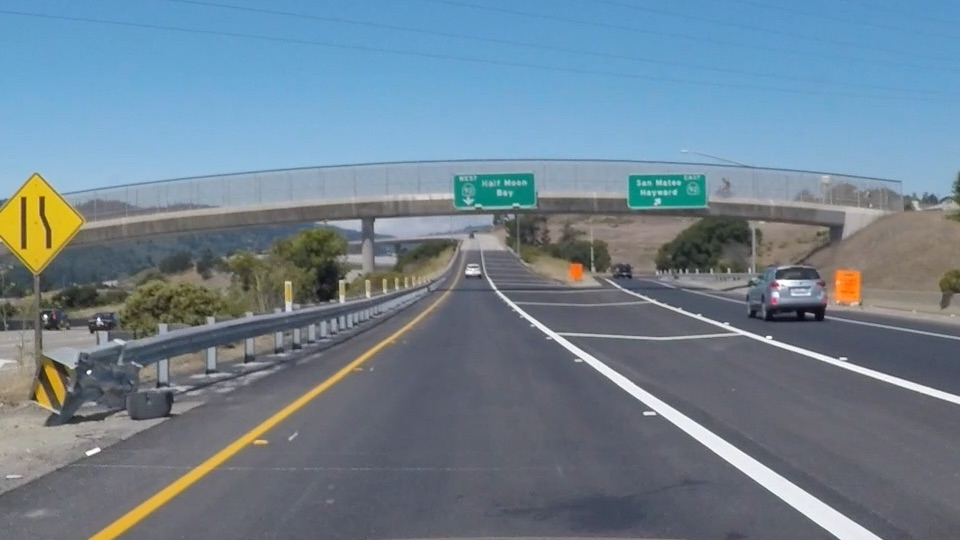
//> input picture exit-ramp.jpg, 960 x 540 px
$ ./autothresh_combination ../exit-ramp.jpg ../blue.png   (built with g++ and OpenCV 4)
//> lines starting //> are read from the running program, lines starting //| are printed output that depends on the picture; after the words box and inside, x2 and y2 are one past the last pixel; in counts of white or black regions, pixels touching at a corner belong together
// Created by Calvin Tanudjaja

#include <stdio.h>
#include "opencv2/imgproc/imgproc.hpp"
#include "opencv2/highgui/highgui.hpp"
#include <stdlib.h>
#include <opencv2/opencv.hpp>
using namespace cv;
using namespace std;

// For Thresholding Disparity
Mat image_disp, image_disp_gray;

Mat thresh_dst;

int disp_threshold_pixel = 5000;
int disp_threshold_min = 42;
int disp_threshold_max = 46;
int disp_range = 20;

// For Canny Edges and Morphology
Mat image_left, image_left_gray;
Mat dst, detected_edges;
Mat opening, kernel;

int elmt_kernel_size=50;

int edgeThresh = 1;
int lowThreshold = 30;
int const max_lowThreshold = 100;
int threshratio = 3;
int kernel_size = 3;
String window_name = "Edge Map";

int shape_mode=0;

// For Combination
Mat comb;
Mat final_mask, final_image;


void Combination(void)
{
    if (opening.data)
    {
        if(thresh_dst.data)
        {
            bitwise_and(thresh_dst, opening, comb);

            imshow("Combination", comb);

            final_mask = Scalar::all(0);
            final_mask.setTo(Scalar(0,0,255), comb);

            // Show Final covered image
            addWeighted(final_mask, 1, image_left, 1, 0, final_image);
            imshow("Final Image", final_image);
        }

    }
    return;
}

void ThresholdMask(int, void*)
{
    // number of bins to categorize
    int histSize = 256;

    /// Set the ranges
    float bound_range[] = { 0, 256 } ; //the upper boundary is exclusive
    const float* histRange = { bound_range };

    // Set the bin to have the same size
    bool uniform = true; bool accumulate = false;

    // Create 3 matrix for 3 color histogram
    Mat disp_hist;

    // Calculation of Histogram
    calcHist( &image_disp_gray, 1, 0, Mat(), disp_hist, 1, &histSize, &histRange, uniform, accumulate);

    // Create a list of filtered histogram
    list<int> filtered_hist;

    // Start Filtering
    for (int i = 0; i < 256; i++)
    {
        if (disp_hist.at<float>(i) > disp_threshold_pixel)
        {
            filtered_hist.push_front(i);
        }
    }

    // Create a pointer to point at the data
    list<int>::iterator it = filtered_hist.begin();

    // Maximum value should be the beginning of the data
    disp_threshold_max = *it;

    cout<<"List of filtered"<<endl;

    // Deleting the list that is more than 10 and selecting the minimum value
    while(it != filtered_hist.end())
    {
        cout<<(*it)<<"  ";
        int i = 0;
        if (i > 10)
        {
            filtered_hist.erase(it);
        }
        // Min value should be the last one or the least in 10 that is still in 20 disparity value distance with max
        else if(i <= 10 & (disp_threshold_max - *it) < disp_range)
        {
            disp_threshold_min = *it;
        }


        i++;
        it++;
    }

    cout<<endl;
    cout<<"List of final filtered list"<<endl;

    it = filtered_hist.begin();
    while(it != filtered_hist.end())
    {
        cout<<(*it)<<"  ";
        it++;
    }

    cout<<endl;
    cout<<"disp_threshold_min = "<< disp_threshold_min <<endl;
    cout<<"disp_threshold_max = "<< disp_threshold_max <<endl;

	if (disp_threshold_max>255)
	{
		disp_threshold_max=255;
	}

    // First thresholding for maximum and below
	threshold(image_disp_gray, thresh_dst, disp_threshold_max, 255, THRESH_TOZERO_INV);
    // Second thresholding for minimum and above, make all binary
	threshold(thresh_dst, thresh_dst, disp_threshold_min, 255, THRESH_BINARY);

	imshow("ThresholdMask", thresh_dst);

    // Combination
    Combination();
}

void CannyThreshold(int, void*)
{
    // Reduce noise with a kernel 3x3 Blur
    // Blurring is very useful for smoothing the color between pixel so only the edges stands out
    blur( image_left_gray, detected_edges, Size(3,3) );

    // Canny detector
    Canny( detected_edges, detected_edges, lowThreshold, lowThreshold*threshratio, kernel_size );

    // Using Canny's output as a mask, we display our result
    dst = Scalar::all(0);

    // Copy the real image value to dst with masking of detected edges
    image_left.copyTo( dst, detected_edges);

    // Show the results

    imshow( window_name, dst );

    Combination();
}

void Morph(int, void*)
{
    // Creating a kernel
    Mat dilation_kernel = getStructuringElement(shape_mode , Size(3,3),Point(-1,-1));
    Mat kernel = getStructuringElement(shape_mode , Size(elmt_kernel_size+1,elmt_kernel_size+1),Point(-1,-1));

    // Morphological transformation dilate then open
    dilate(detected_edges, opening, dilation_kernel);
    morphologyEx(opening, opening, MORPH_CLOSE, kernel);

    // Show the results
    imshow("Dilation", opening);

    // Combination

    Combination();
}

int main(int argc, char** argv )
{
    if ( argc != 3 )
    {
        printf("usage: ./auto <Image_Path_Disparity> <Image_Path_Left> \n");
        return -1;
    }

    image_disp = imread( argv[1], 1 );
//> image_disp is the input picture: 540 rows x 960 cols, CV_8UC3; mean B, G, R 144.4, 130.2, 111.3
    if ( !image_disp.data )
    {
        printf("No image_disp data \n");
        return -1;
    }

    image_left = imread( argv[2], 1 );
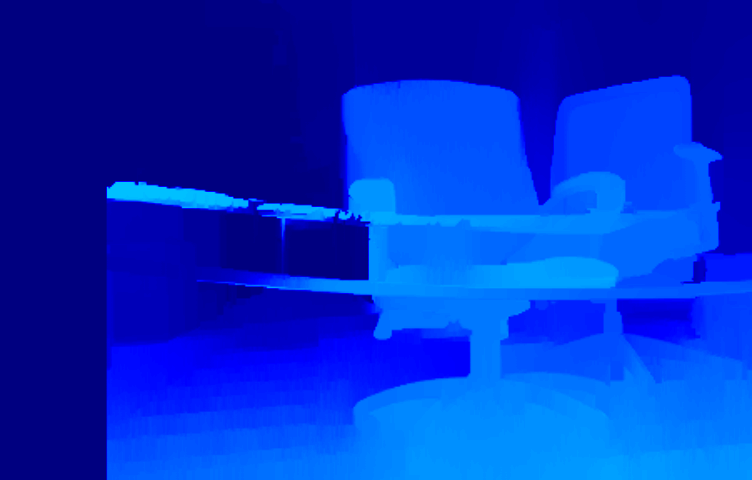
//> input picture blue.png, 752 x 480 px
//> image_left is the input picture: 480 rows x 752 cols, CV_8UC3; mean B, G, R 201.1, 45.9, 0
    if ( !image_left.data )
    {
        printf("No image_left data \n");
        return -1;
    }

    // Create a matrix with the same size for final canny edge display
    dst.create( image_left.size(), image_left.type() );

    // Create a matrix with the same size for final canny edge display
    final_mask.create( image_left.size(), image_left.type() );
    final_image.create( image_left.size(), image_left.type() );

    // It is important to set and change to grayscale color
    cvtColor( image_left, image_left_gray, COLOR_BGR2GRAY );
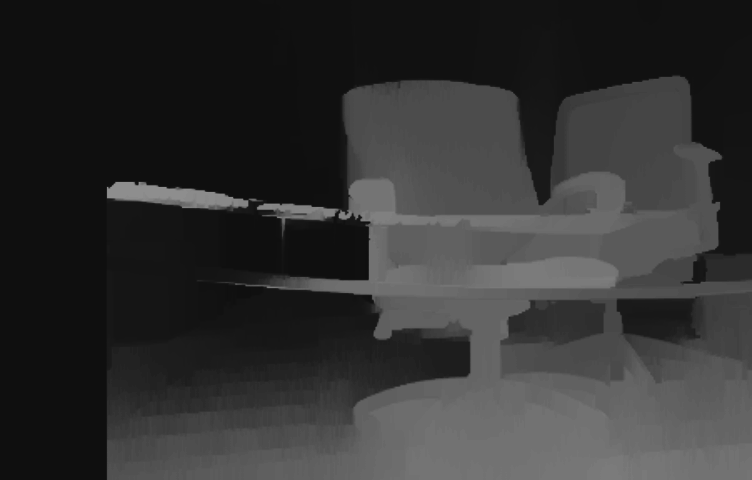
//> image_left_gray: 480 rows x 752 cols, CV_8UC1; min 15, max 142, mean 50
    cvtColor( image_disp, image_disp_gray, COLOR_BGR2GRAY );
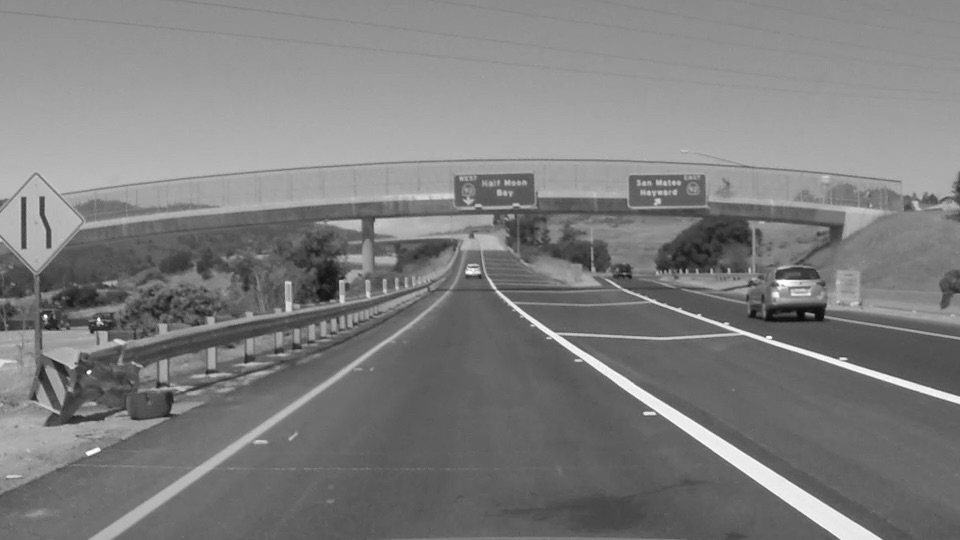
//> image_disp_gray: 540 rows x 960 cols, CV_8UC1; min 7, max 255, mean 126.2

    // Create windows
    namedWindow( window_name, WINDOW_AUTOSIZE );
    namedWindow( "Dilation", WINDOW_AUTOSIZE );
    namedWindow("ThresholdMask", WINDOW_AUTOSIZE);
    namedWindow("Combination", WINDOW_AUTOSIZE);

    // Create a Trackbar for user to enter threshold
    // Create Trackbar is running on a function, so it will be forever looping
    createTrackbar( "Min Canny Threshold:", window_name, &lowThreshold, max_lowThreshold, CannyThreshold );
    createTrackbar( "Kernel Size Element:", "Dilation", &elmt_kernel_size, 100, Morph );
    createTrackbar( "Kernel Shape 0 Rect 1 Shape 2 Ellipse", "Dilation", &shape_mode, 2, Morph );

    // Create a Trackbar for user to enter disparity threshold
    createTrackbar( "Pixels Value ThresholdMask:", "ThresholdMask", &disp_threshold_pixel, 20000, ThresholdMask );
    createTrackbar( "Disparity Range:", "ThresholdMask", &disp_range, 100, ThresholdMask );

    // Initialize Threshold Function
    ThresholdMask(0,0);
//> in ThresholdMask, `calcHist( &image_disp_gray, 1, 0, Mat(), disp_hist, 1, &histSize, &his..`: disp_hist = 256 values, max 11586 at index 96, min 0 at index 0, mean 2025
//> after the loop in ThresholdMask, `for (int i = 0; i < 256; i++)`: filtered_hist = 45 items
//> in ThresholdMask, `disp_threshold_max = *it;`: disp_threshold_max = 171
//> the loop in ThresholdMask, `while(it != filtered_hist.end())` made 45 passes
//> disp_threshold_min on passes 1 to 12: 171, 170, 169, 168, 167, 166, 165, 164, 163, 162, 161, 160
//| 171  170  169  168  167  166  165  164
//> (output is shown up to pass 8 of 45)
//> the loop in ThresholdMask, `while(it != filtered_hist.end())` made 45 passes
//| 171  170  169  168  167  166  165  164
//> (output is shown up to pass 8 of 45)
//| disp_threshold_min = 153
//| disp_threshold_max = 171
//> in ThresholdMask, `threshold(thresh_dst, thresh_dst, disp_threshold_min, 255, THRESH_BINA..`:
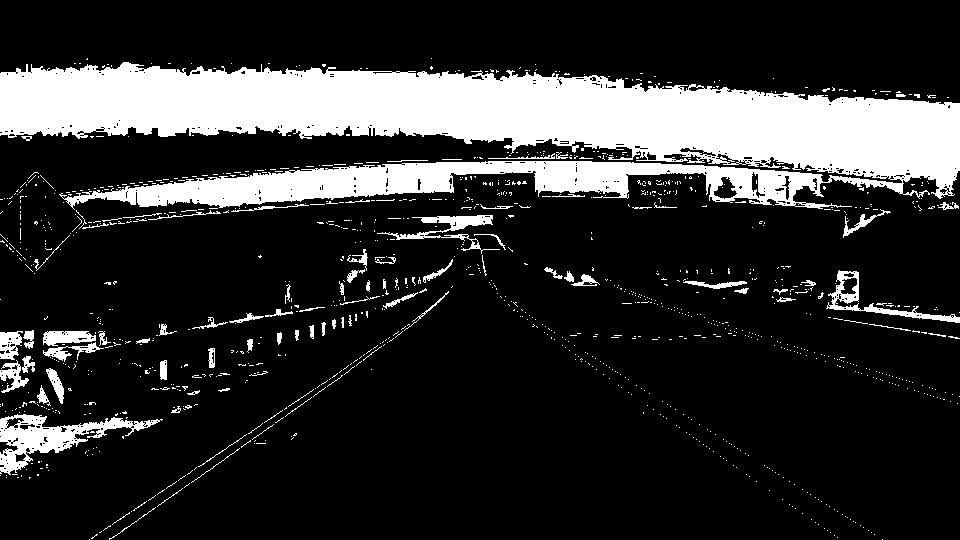
//> thresh_dst: 540 rows x 960 cols, CV_8UC1; 18.9% white; 1153 white regions (1065 under 20 px), largest, box (x1, y1, x2, y2) and area: (0, 62, 960, 210) 82424, (0, 414, 163, 475) 3149, (826, 270, 960, 323) 1154

    // Initialize CannyThreshold and Morph Function
    CannyThreshold(0, 0);
//> in CannyThreshold, `Canny( detected_edges, detected_edges, lowThreshold, lowThreshold*thre..`:
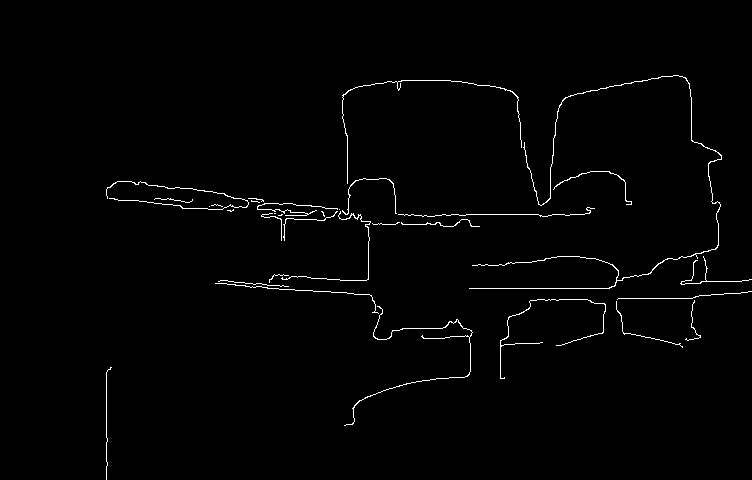
//> detected_edges: 480 rows x 752 cols, CV_8UC1; 1.2% white in thin lines or dots, all inside (x1, y1, x2, y2) = (106, 75, 752, 480)
//> in CannyThreshold, `image_left.copyTo( dst, detected_edges);`:
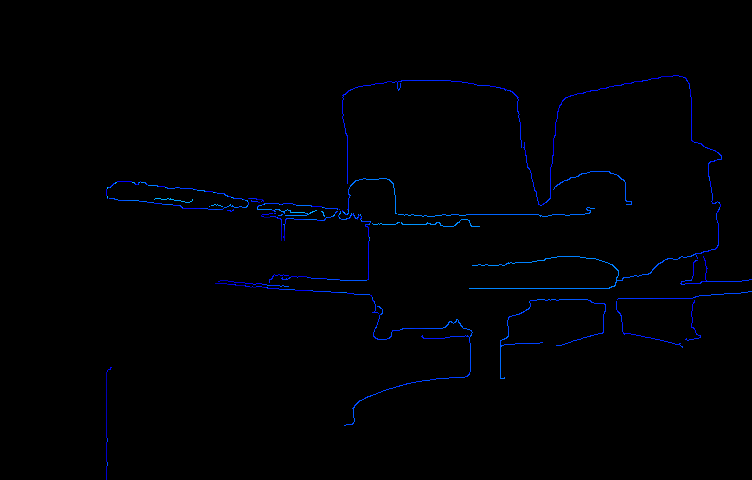
//> dst: 480 rows x 752 cols, CV_8UC3; mean B, G, R 3.1, 0.8, 0
    Morph(0,0);
//> in Morph, `dilate(detected_edges, opening, dilation_kernel);`: opening: 480 rows x 752 cols, CV_8UC1; 4% white; 4 white regions, box (x1, y1, x2, y2) and area: (105, 74, 752, 427) 11976, (499, 298, 607, 380) 993, (615, 290, 752, 349) 969, (105, 366, 113, 480) 363
//> in Morph, `morphologyEx(opening, opening, MORPH_CLOSE, kernel);`:
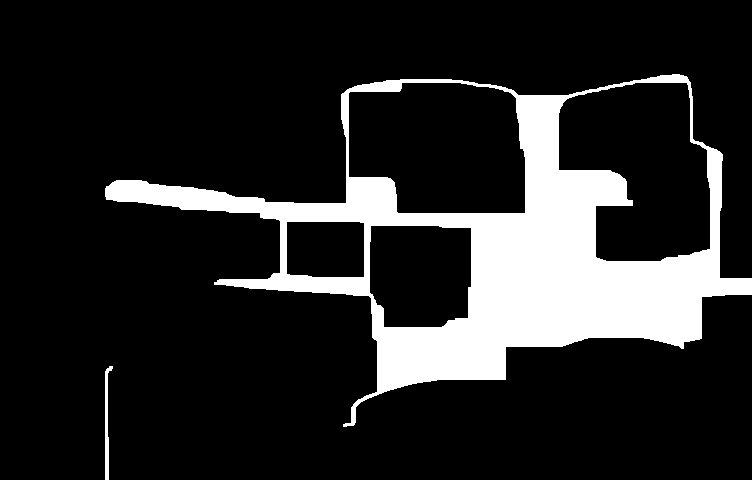
//> opening: 480 rows x 752 cols, CV_8UC1; 15.5% white; 2 white regions, box (x1, y1, x2, y2) and area: (105, 74, 752, 427) 55632, (105, 366, 113, 480) 398
//> (the run ends here: the program stops with an error, at `bitwise_and(thresh_dst, opening, comb);`)
